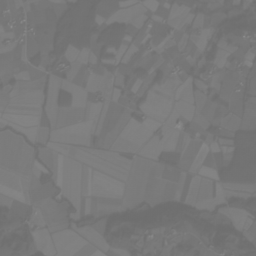
#> input picture Histogramme_etOperations_Pixel/images/aqui.pgm, 256 x 256 px, found by its file name
$ python exo2_parti1.py
#> lines starting #> are read from the running program, lines starting #| are printed output that depends on the picture; long printed decimals are rounded
import cv2
import numpy as np
import matplotlib.pyplot as plt

# Liste des images
images = [
    "D:/TP VO/TP1/Histogramme_etOperations_Pixel/images/aqui.pgm",
    "D:/TP VO/TP1/Histogramme_etOperations_Pixel/images/pont.pgm",
    "D:/TP VO/TP1/Histogramme_etOperations_Pixel/images/Loup-noir.jpg"
]

for path in images:

    print("Traitement de :", path)

    # Charger image en gris
    img = cv2.imread(path, 0)
#> img is the input picture: shape (256, 256); min 110, max 140, mean 121.5

    if img is None:
        print("Erreur chargement")
        continue

    # Histogramme original
    plt.hist(img.ravel(), 256)
    plt.title("Histogramme original")
    plt.show()
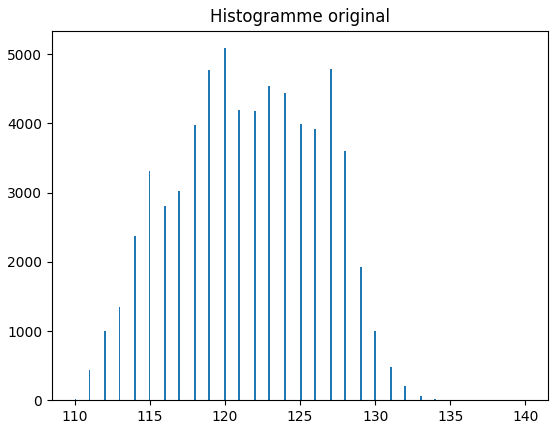
#> figure drawn by matplotlib, 1 panel; tallest bar 5088 high, from x = 120 to 120.1

    # Egalisation d'histogramme
    img_eq = cv2.equalizeHist(img)
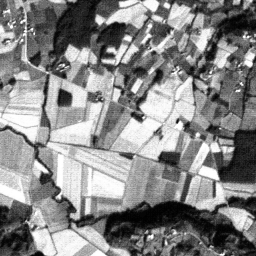
#> img_eq: shape (256, 256); min 0, max 255, mean 135

    # Sauvegarder image
    name = path.split("/images_egalise")[-1]
    cv2.imwrite("egalise_" + name, img_eq)

    # Histogramme après égalisation
    plt.hist(img_eq.ravel(), 256)
    plt.title("Histogramme egalise")
    plt.show()
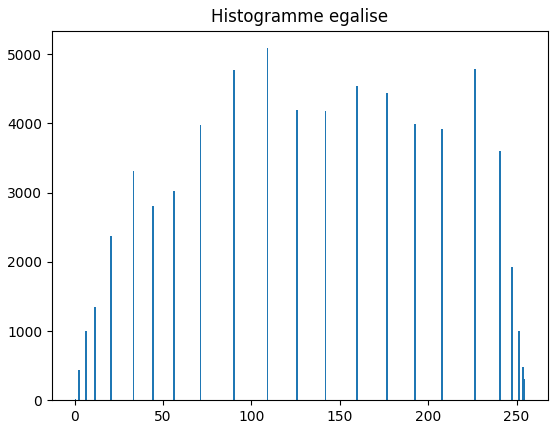
#> figure drawn by matplotlib, 1 panel; tallest bar 5088 high, from x = 108.6 to 109.6

    # Min et Max
    Imin = img_eq.min()
#> Imin = 0
    Imax = img_eq.max()
#> Imax = 255

    print("Imin =", Imin)
#| Imin = 0
    print("Imax =", Imax)
#| Imax = 255

    # Contraste Michelson
    michelson = (Imax - Imin) / (Imax + Imin)
#> michelson = 1
    print("Michelson =", michelson)
#| Michelson = 1.0

    # Contraste RMS
    mean = np.mean(img_eq)
#> mean = 135
    rms = np.sqrt(np.mean((img_eq - mean)**2))
#> rms = 73.99
    print("RMS =", rms)
#| RMS = 73.988
#> pass 2 of the loop `for path in images:`:
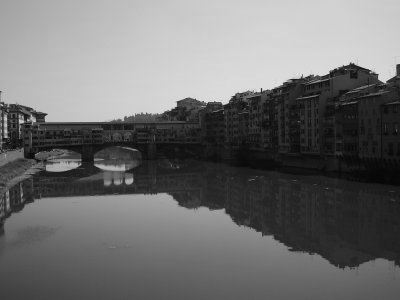
#> input picture Histogramme_etOperations_Pixel/images/pont.pgm, 400 x 300 px, found by its file name
#> img is the input picture: shape (300, 400); min 3, max 236, mean 111.3
#> `img_eq = cv2.equalizeHist(img)`:
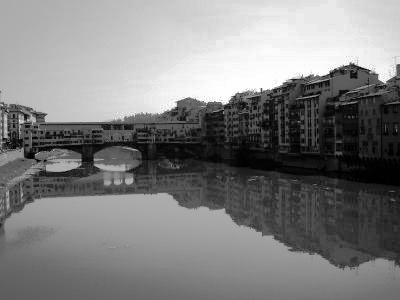
#> img_eq: shape (300, 400); min 0, max 255, mean 128.4
#> `plt.show()`:
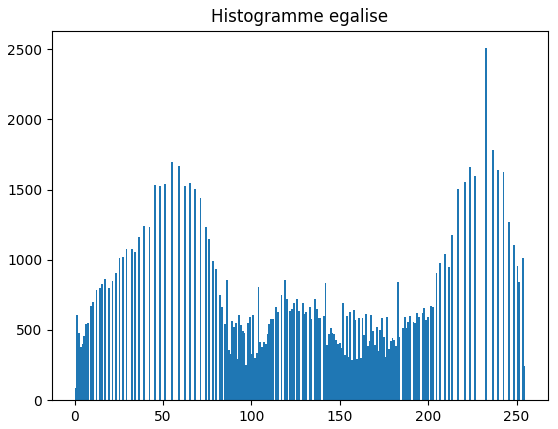
#> figure drawn by matplotlib, 1 panel; tallest bar 2506 high, from x = 232.1 to 233.1
#| Imin = 0
#| Imax = 255
#| Michelson = 1.0
#> mean = 128.4
#> rms = 73.69
#| RMS = 73.688
#> pass 3 of the loop `for path in images:`:
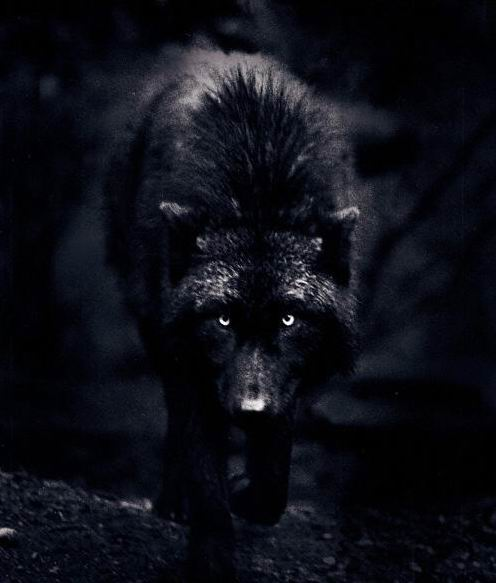
#> input picture Histogramme_etOperations_Pixel/images/Loup-noir.jpg, 496 x 583 px, found by its file name
#> img: shape (583, 496)
#> `img_eq = cv2.equalizeHist(img)`:
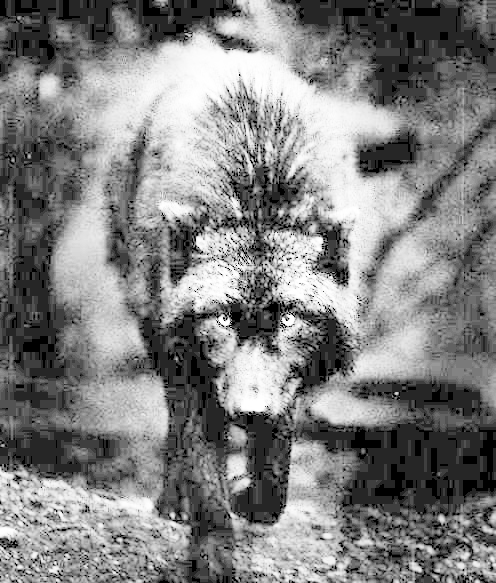
#> img_eq: shape (583, 496); min 0, max 255, mean 128.3
#> `plt.show()`:
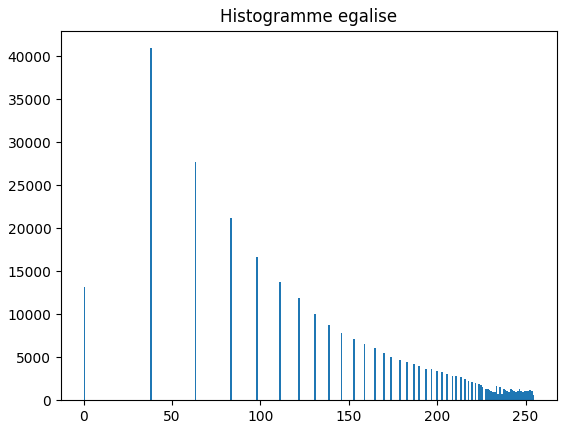
#> figure drawn by matplotlib, 1 panel; tallest bar 40934 high, from x = 37.85 to 38.85
#| Imin = 0
#| Imax = 255
#| Michelson = 1.0
#> mean = 128.3
#> rms = 71.71
#| RMS = 71.712
